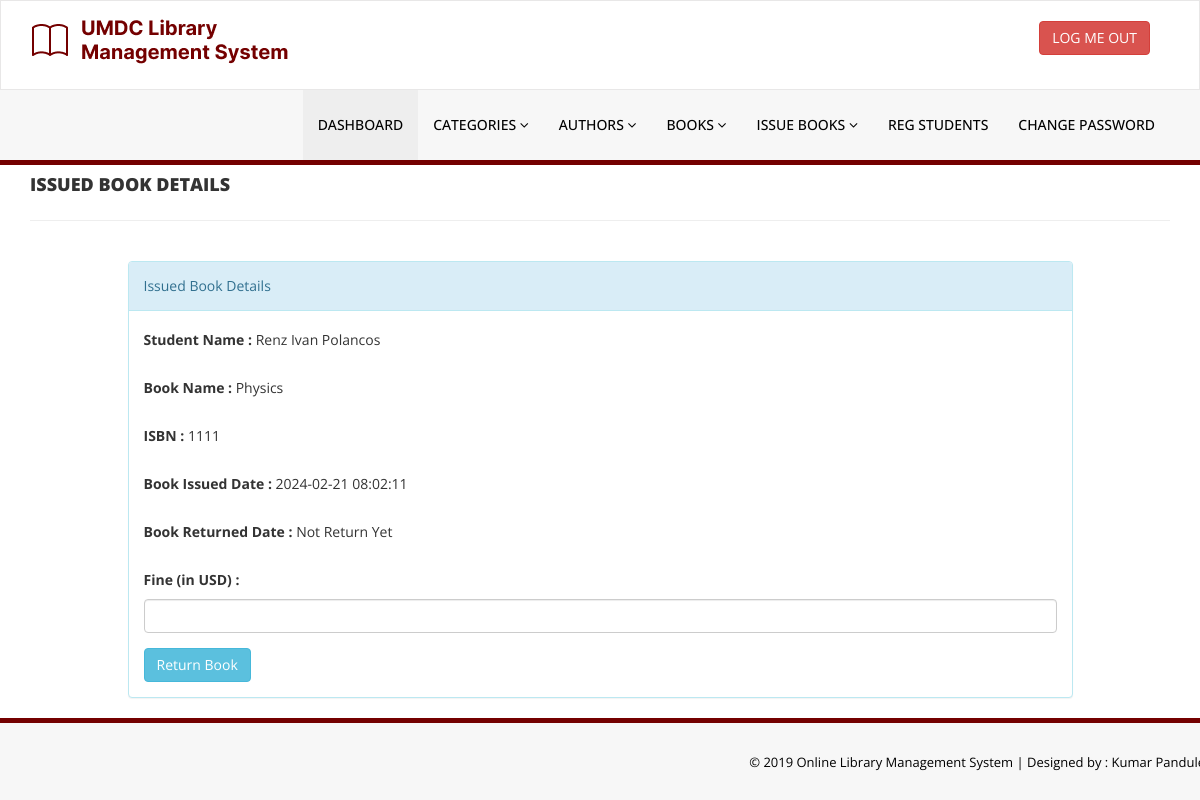
/library/admin/update-issue-bookdeails.php?rid=7 (signed in), run on the app's committed database.
### tables this page shows
CREATE TABLE `tblissuedbookdetails` (
  `id` int(11) NOT NULL,
  `BookId` int(11) DEFAULT NULL,
  `StudentID` varchar(150) DEFAULT NULL,
  `IssuesDate` timestamp NULL DEFAULT current_timestamp(),
  `ReturnDate` timestamp NULL DEFAULT NULL ON UPDATE current_timestamp(),
  `RetrunStatus` int(1) DEFAULT NULL,
  `fine` int(11) DEFAULT NULL
);

CREATE TABLE `tblstudents` (
  `id` int(11) NOT NULL,
  `StudentId` varchar(100) DEFAULT NULL,
  `FullName` varchar(120) DEFAULT NULL,
  `EmailId` varchar(120) DEFAULT NULL,
  `MobileNumber` char(11) DEFAULT NULL,
  `Password` varchar(120) DEFAULT NULL,
  `Status` int(1) DEFAULT NULL,
  `RegDate` timestamp NULL DEFAULT current_timestamp(),
  `UpdationDate` timestamp NULL DEFAULT NULL ON UPDATE current_timestamp()
);

CREATE TABLE `tblbooks` (
  `id` int(11) NOT NULL,
  `BookName` varchar(255) DEFAULT NULL,
  `CatId` int(11) DEFAULT NULL,
  `AuthorId` int(11) DEFAULT NULL,
  `ISBNNumber` int(11) DEFAULT NULL,
  `BookPrice` int(11) DEFAULT NULL,
  `RegDate` timestamp NULL DEFAULT current_timestamp(),
  `UpdationDate` timestamp NULL DEFAULT NULL ON UPDATE current_timestamp()
);

### library/admin/update-issue-bookdeails.php (the view, shortened to what this page needs)
<?php
include('includes/config.php');
if(strlen($_SESSION['alogin'])==0)
    {
header('location:index.php');
}
else{
?>
<!DOCTYPE html>
<html xmlns="http://www.w3.org/1999/xhtml">
<head>
    <link href="assets/css/bootstrap.css" rel="stylesheet" />
    <link href="assets/css/font-awesome.css" rel="stylesheet" />
    <link href="assets/css/style.css" rel="stylesheet" />
</head>
<body>
<?php include('includes/header.php');?>
    <div class="content-wra
    <div class="content-wrapper">
         <div class="container">
        <div class="row pad-botm">
            <div class="col-md-12">
                <h4 class="header-line">Issued Book Details</h4>
                            </div>
</div>
<div class="row">
<div class="col-md-10 col-sm-6 col-xs-12 col-md-offset-1"">
<div class="panel panel-info">
<div class="panel-heading">
Issued Book Details
</div>
<div class="panel-body">
<form role="form" method="post">
<?php
$rid=intval($_GET['rid']);
$sql = "SELECT tblstudents.FullName,tblbooks.BookName,tblbooks.ISBNNumber,tblissuedbookdetails.IssuesDate,tblissuedbookdetails.ReturnDate,tblissuedbookdetails.id as rid,tblissuedbookdetails.fine,tblissuedbookdetails.RetrunStatus from  tblissuedbookdetails join tblstudents on tblstudents.StudentId=tblissuedbookdetails.StudentId join tblbooks on tblbooks.id=tblissuedbookdetails.BookId where tblissuedbookdetails.id=:rid";
$query = $dbh -> prepare($sql);
$query->bindParam(':rid',$rid,PDO::PARAM_STR);
$query->execute();
$results=$query->fetchAll(PDO::FETCH_OBJ);
if($query->rowCount() > 0)
{
foreach($results as $result)
{               ?>
<div class="form-group">
<label>Student Name :</label>
<?php echo htmlentities($result->FullName);?>
</div>
<div class="form-group">
<label>Book Name :</label>
<?php echo htmlentities($result->BookName);?>
</div>
<div class="form-group">
<label>ISBN :</label>
<?php echo htmlentities($result->ISBNNumber);?>
</div>
<div class="form-group">
<label>Book Issued Date :</label>
<?php echo htmlentities($result->IssuesDate);?>
</div>
<div class="form-group">
<label>Book Returned Date :</label>
<?php if($result->ReturnDate=="")
                                            {
                                                echo htmlentities("Not Return Yet");
                                            } else {
                                            echo htmlentities($result->ReturnDate);
}
                                            ?>
</div>
<div class="form-group">
<label>Fine (in USD) :</label>
<?php
if($result->fine=="")
{?>
<input class="form-control" type="text" name="fine" id="fine"  required />
<?php }else {
echo htmlentities($result->fine);
}
?>
</div>
 <?php if($result->RetrunStatus==0){?>
<button type="submit" name="return" id="submit" class="btn btn-info">Return Book </button>
 </div>
<?php }}} ?>
                            </div>
                        </div>
                            </div>
        </div>
    </div>
  <?php include('includes/footer.php');?>
</body>
</html>
<?php } ?>

### library/admin/assets/css/style.css (style rules this page uses)
body { font-family: 'Open Sans', sans-serif; line-height:28px; }
.header-line { font-weight:900; padding-bottom:25px; border-bottom:1px solid #eeeeee; text-transform:uppercase; }
.pad-botm { padding-bottom:30px; }

### data on the page
tblissuedbookdetails: tblstudents.FullName "Renz Ivan Polancos", BookId.BookName "Physics", BookId.ISBNNumber "1111", IssuesDate "2024-02-21 08:02:11", shows "Return Book"
